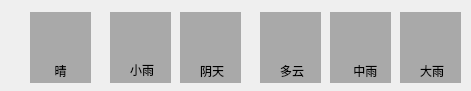
    <widget class="QWidget" name="widget_4" native="true">
     <property name="geometry">
      <rect>
       <x>330</x>
       <y>150</y>
       <width>471</width>
       <height>91</height>
      </rect>
     </property>
     <widget class="QLabel" name="lb_typebg0">
      <property name="geometry">
       <rect>
        <x>30</x>
        <y>12</y>
        <width>61</width>
        <height>71</height>
       </rect>
      </property>
      <property name="styleSheet">
       <string notr="true">QLabel#lb_typebg0
{
background-color:rgba(60,60,60,100);
}</string>
      </property>
      <property name="text">
       <string/>
      </property>
      <property name="alignment">
       <set>Qt::AlignmentFlag::AlignCenter</set>
      </property>
     </widget>
     <widget class="QLabel" name="lb_type0">
      <property name="geometry">
       <rect>
        <x>30</x>
        <y>60</y>
        <width>61</width>
        <height>21</height>
       </rect>
      </property>
      <property name="styleSheet">
       <string notr="true">QLabel#lb_type0
{
}</string>
      </property>
      <property name="text">
       <string>晴</string>
      </property>
      <property name="alignment">
       <set>Qt::AlignmentFlag::AlignCenter</set>
      </property>
     </widget>
     <widget class="QLabel" name="lb_con0">
      <property name="geometry">
       <rect>
        <x>30</x>
        <y>20</y>
        <width>51</width>
        <height>31</height>
       </rect>
      </property>
      <property name="styleSheet">
       <string notr="true"/>
      </property>
      <property name="text">
       <string/>
      </property>
      <property name="pixmap">
       <pixmap resource="res.qrc">:/weatherImages/type/Qing.png</pixmap>
      </property>
      <property name="alignment">
       <set>Qt::AlignmentFlag::AlignCenter</set>
      </property>
     </widget>
     <widget class="QLabel" name="lb_typebg1">
      <property name="geometry">
       <rect>
        <x>110</x>
        <y>12</y>
        <width>61</width>
        <height>71</height>
       </rect>
      </property>
      <property name="styleSheet">
       <string notr="true">QLabel#lb_typebg1
{
background-color:rgba(60,60,60,100);
}</string>
      </property>
      <property name="text">
       <string/>
      </property>
      <property name="alignment">
       <set>Qt::AlignmentFlag::AlignCenter</set>
      </property>
     </widget>
     <widget class="QLabel" name="lb_type1">
      <property name="geometry">
       <rect>
        <x>130</x>
        <y>60</y>
        <width>51</width>
        <height>20</height>
       </rect>
      </property>
      <property name="styleSheet">
       <string notr="true">QLabel#lb_type1
{
}</string>
      </property>
      <property name="text">
       <string>小雨</string>
      </property>
     </widget>
     <widget class="QLabel" name="lb_con1">
      <property name="geometry">
       <rect>
        <x>110</x>
        <y>20</y>
        <width>51</width>
        <height>31</height>
       </rect>
      </property>
      <property name="styleSheet">
       <string notr="true"/>
      </property>
      <property name="text">
       <string/>
      </property>
      <property name="pixmap">
       <pixmap resource="res.qrc">:/weatherImages/type/XiaoYu.png</pixmap>
      </property>
      <property name="alignment">
       <set>Qt::AlignmentFlag::AlignCenter</set>
      </property>
     </widget>
     <widget class="QLabel" name="lb_typebg2">
      <property name="geometry">
       <rect>
        <x>180</x>
        <y>12</y>
        <width>61</width>
        <height>71</height>
       </rect>
      </property>
      <property name="styleSheet">
       <string notr="true">QLabel#lb_typebg2
{
background-color:rgba(60,60,60,100);
}</string>
      </property>
      <property name="text">
       <string/>
      </property>
      <property name="alignment">
       <set>Qt::AlignmentFlag::AlignCenter</set>
      </property>
     </widget>
     <widget class="QLabel" name="lb_con2">
      <property name="geometry">
       <rect>
        <x>190</x>
        <y>20</y>
        <width>51</width>
        <height>31</height>
       </rect>
      </property>
      <property name="styleSheet">
       <string notr="true"/>
      </property>
      <property name="text">
       <string/>
      </property>
      <property name="pixmap">
       <pixmap resource="res.qrc">:/weatherImages/type/Wu.png</pixmap>
      </property>
      <property name="alignment">
       <set>Qt::AlignmentFlag::AlignCenter</set>
      </property>
     </widget>
     <widget class="QLabel" name="lb_type3">
      <property name="geometry">
       <rect>
        <x>200</x>
        <y>60</y>
        <width>51</width>
        <height>21</height>
       </rect>
      </property>
      <property name="styleSheet">
       <string notr="true">QLabel#lb_type3
{

}</string>
      </property>
      <property name="text">
       <string>阴天</string>
      </property>
     </widget>
     <widget class="QLabel" name="lb_typebg4">
      <property name="geometry">
       <rect>
        <x>260</x>
        <y>12</y>
        <width>61</width>
        <height>71</height>
       </rect>
      </property>
      <property name="styleSheet">
       <string notr="true">QLabel#lb_typebg4
{
background-color:rgba(60,60,60,100);
}</string>
      </property>
      <property name="text">
       <string/>
      </property>
      <property name="alignment">
       <set>Qt::AlignmentFlag::AlignCenter</set>
      </property>
     </widget>
     <widget class="QLabel" name="lb_type2">
      <property name="geometry">
       <rect>
        <x>280</x>
        <y>60</y>
        <width>61</width>
        <height>21</height>
       </rect>
      </property>
      <property name="styleSheet">
       <string notr="true">QLabel#lb_type2
{

}</string>
      </property>
      <property name="text">
       <string>多云</string>
      </property>
     </widget>
     <widget class="QLabel" name="lb_con3">
      <property name="geometry">
       <rect>
        <x>260</x>
        <y>20</y>
        <width>51</width>
        <height>31</height>
       </rect>
      </property>
      <property name="styleSheet">
       <string notr="true"/>
      </property>
      <property name="text">
       <string/>
      </property>
      <property name="pixmap">
       <pixmap resource="res.qrc">:/weatherImages/type/ZhenXue.png</pixmap>
      </property>
      <property name="alignment">
       <set>Qt::AlignmentFlag::AlignCenter</set>
      </property>
     </widget>
     <widget class="QLabel" name="lb_typebg3">
      <property name="geometry">
       <rect>
        <x>330</x>
        <y>12</y>
        <width>61</width>
        <height>71</height>
       </rect>
      </property>
      <property name="styleSheet">
       <string notr="true">QLabel#lb_typebg3
{
background-color:rgba(60,60,60,100);
}</string>
      </property>
      <property name="text">
       <string/>
      </property>
      <property name="alignment">
       <set>Qt::AlignmentFlag::AlignCenter</set>
      </property>
     </widget>
     <widget class="QLabel" name="lb_type4">
      <property name="geometry">
       <rect>
        <x>350</x>
        <y>60</y>
        <width>61</width>
        <height>21</height>
       </rect>
      </property>
      <property name="styleSheet">
       <string notr="true">QLabel#lb_type4
{
}</string>
      </property>
      <property name="text">
       <string> 中雨</string>
      </property>
     </widget>
     <widget class="QLabel" name="lb_con4">
      <property name="geometry">
       <rect>
        <x>340</x>
        <y>20</y>
        <width>51</width>
        <height>31</height>
       </rect>
      </property>
      <property name="styleSheet">
       <string notr="true"/>
      </property>
      <property name="text">
       <string/>
      </property>
      <property name="pixmap">
       <pixmap resource="res.qrc">:/weatherImages/type/YuJiaXue.png</pixmap>
      </property>
      <property name="alignment">
       <set>Qt::AlignmentFlag::AlignCenter</set>
      </property>
     </widget>
     <widget class="QLabel" name="lb_typebg5">
      <property name="geometry">
       <rect>
        <x>400</x>
        <y>12</y>
        <width>61</width>
        <height>71</height>
       </rect>
      </property>
      <property name="styleSheet">
       <string notr="true">QLabel#lb_typebg5
{
background-color:rgba(60,60,60,100);
}</string>
      </property>
      <property name="text">
       <string/>
      </property>
      <property name="alignment">
       <set>Qt::AlignmentFlag::AlignCenter</set>
      </property>
     </widget>
     <widget class="QLabel" name="lb_con5">
      <property name="geometry">
       <rect>
        <x>410</x>
        <y>20</y>
        <width>51</width>
        <height>31</height>
       </rect>
      </property>
      <property name="styleSheet">
       <string notr="true"/>
      </property>
      <property name="text">
       <string/>
      </property>
      <property name="pixmap">
       <pixmap resource="res.qrc">:/weatherImages/type/BaoYu.png</pixmap>
      </property>
      <property name="alignment">
       <set>Qt::AlignmentFlag::AlignCenter</set>
      </property>
     </widget>
     <widget class="QLabel" name="lb_type5">
      <property name="geometry">
       <rect>
        <x>420</x>
        <y>60</y>
        <width>61</width>
        <height>21</height>
       </rect>
      </property>
      <property name="styleSheet">
       <string notr="true">QLabel#lb_type5
{
}</string>
      </property>
      <property name="text">
       <string>大雨</string>
      </property>
     </widget>
    </widget>
